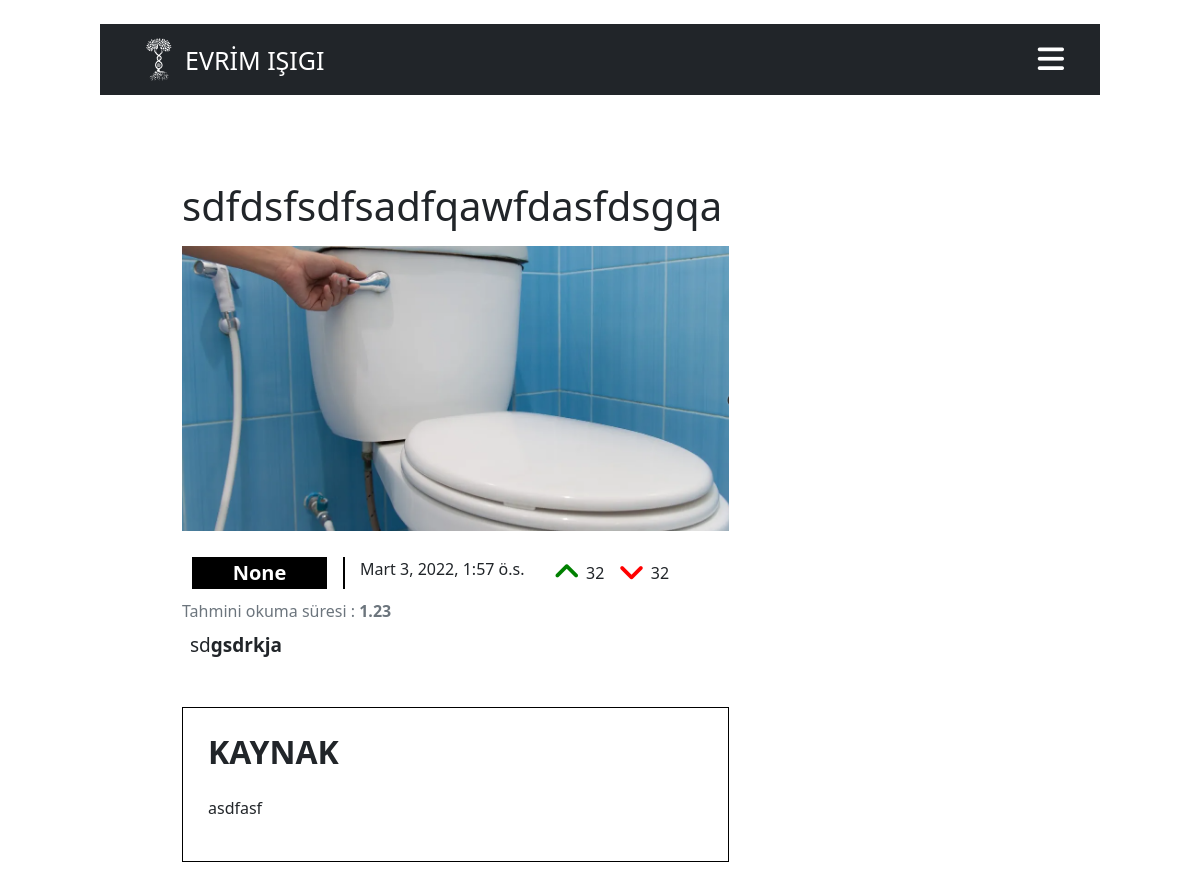
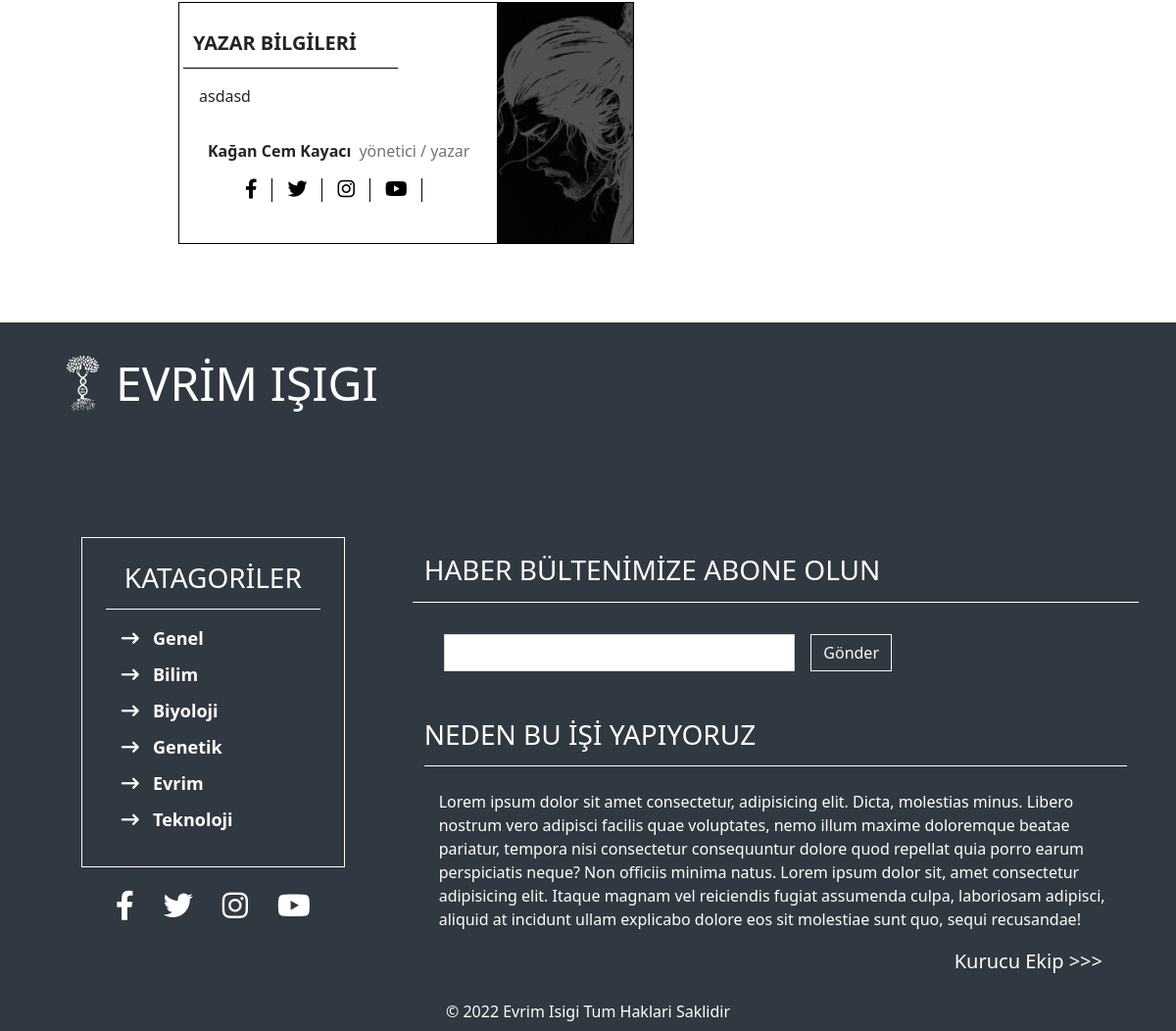
The app's page /blog/sdfdsfsdfsadfqawfdasfdsgqa with its own data (2 pictures, top to bottom).
### genelsayfalar/models.py (models this page shows, shortened)
class Blog(models.Model):
    blogun_yazari=models.ForeignKey(Yazar, on_delete=models.CASCADE)
    title= models.CharField(max_length=200 ,verbose_name="Başlık")
    description = RichTextField( verbose_name="Blog İçeriği")
    image = models.ImageField(upload_to="genelsayfalar", verbose_name="Blogun Fotoğrafı")
    is_active=models.BooleanField(default=False , verbose_name="Aktif Blog")
    is_home = models.BooleanField(default=False, verbose_name="Ana Sayfada Göster")
    manset=models.BooleanField(default=False,verbose_name="Manşet Alanında  Göster")
    blogun_kategorisi=models.ManyToManyField(Catagories ,verbose_name="Kategoriler")
    yayimlanma_tarihi = models.DateTimeField()
    slug  = models.SlugField(null=False ,blank=True,unique=True, db_index=True,editable=False )
    kaynakca=RichTextField(verbose_name="Kaynakça")

class Yazar(models.Model):
    yazar_adi=models.OneToOneField("auth.User", verbose_name="yazar adi", on_delete=models.CASCADE)
    isim=models.CharField(max_length=500 ,verbose_name="yazar adı ve soyadı" , default="kadir")
    yazar_pozisyonu=models.CharField(max_length=50 , null=True)
    instagram_adresi=models.URLField(max_length=500 , null=True , blank=True)
    facebook_adresi=models.URLField(max_length=500 , null=True , blank=True)
    youtube_adresi=models.URLField(max_length=500 , null=True , blank=True)
    twitter_adresi=models.URLField(max_length=500 , null=True , blank=True)
    web_site=models.URLField(max_length=500 , null=True , blank=True)
    yazar_aciklama=RichTextField(blank=True)
    yazar_resim = models.ImageField(upload_to="genelsayfalar" )

class Catagories(models.Model):
    name = models.CharField(max_length=200)
    is_active=models.BooleanField(default=True)
    slug  = models.SlugField(null=False ,blank=True , unique=True, db_index=True , editable=False)

### genelsayfalar/views.py (the view)
# urls.py: path("blog/<slug:slug>" , views.blog_detay , name="detay"),
def blog_detay(request , slug):
    context={
        "blog":Blog.objects.get(slug=slug),
        "kategori":Catagories.objects.filter(is_active=True),
        "kategori_slug":Blog.objects.get(slug=slug),
        "nav_blogs":Blog.objects.filter(is_active=True)[::-1]
    }
    return render(request, "genelsayfalar/blog_detay/blog_detay.html" ,context)

### genelsayfalar/templates/genelsayfalar/blog_detay/blog_detay.html (shortened to what this page needs)
{% extends 'base.html' %}
{% load static %}
{% block css_files %}
    <link rel="stylesheet" href=" {% static 'genelsayfalar/css/blog_detay.css' %} ">
    <link rel="stylesheet" href=" {% static 'genelsayfalar/css/anasayfa.css' %} ">
{% endblock css_files %}
{% block content %}
<div class="col-md-9 col-12 mb-5 p-3 mx-auto">
    <div class=" detay_container container-fluid   ">
        <div class="row">
            <div class="col-xl-8 col-12 me-auto p-3">
                {% include "genelsayfalar/blog_detay/partials/_blog_content.html" %}
            </div>
            <div class="col-4 p-3">
            </div>
        </div>
    </div>
</div>
{% endblock content %}

### genelsayfalar/templates/genelsayfalar/blog_detay/partials/_blog_content.html
{% load static %}
<div class="blog_detay_header">
    <h1 class="kategori_detay_header">{{blog.title}}</h1>
</div>
<div class="blog_detay_img_container my-3">
    <img class="img-fluid" src="{{blog.image.url}}" alt="">
</div>
<div class="blog_detay_info_container d-flex flex-wrap">
    <div class="blog_info_katageori me-3">
        <a href="">
            {{blog.blogun_kategorisi.name}}
        </a>
    </div>
    <div class="d-flex flex-row blog_detay_bilgi_mobil ">
        <div class="blog_detay_time">
            <span>{{blog.yayimlanma_tarihi}}</span>
        </div>
        <div class="blog_like_container">
            <div class="like mx-3">
                <a href="#">
                    <i class="fa-solid fa-angle-up"></i>
                </a>
                <span class="ms-2">32</span>
            </div>
            <div class="dislike">
                <a href="#">
                    <i class="fa-solid fa-angle-down"></i>
                </a>
                <span class="ms-2">32</span>
            </div>
        </div>
    </div>
</div>
<div class="okuma_zamani ms-3 mt-3 m-sm-0 ">
    <span class="text-muted"> Tahmini okuma süresi : <b>1.23</b></span>
</div>
<div class="blog_detay_content p-2">
    {{blog.description|safe}}
</div>
<div class="kaynak my-4  ">
    <div class="kaynak_baslik">
        <h2 class="mb-4">KAYNAK</h2>
    </div>
    <div class="kaynak_icerik">
        {{blog.kaynakca|safe}}
    </div>
</div>
<div class="author_information_container ">
    <div class="row ">
        <div class="author_information_content col-sm-8 col-12 mx-auto p-3">
            <div class="author_information">
                <span>YAZAR BİLGİLERİ</span>
            </div>
            <div class="author_information_text my-2 ms-3 my-3 w-75">
                {{blog.blogun_yazari.yazar_aciklama|safe}}
            </div>
            <div class="author_position align-self-end">
                <div class="author_name me-2">
                    <span> <strong> {{blog.blogun_yazari.yazar_adi.get_full_name|title}}</strong></span>
                </div>
                <span class="text-muted"> {{blog.blogun_yazari.yazar_pozisyonu}}</span>
            </div>
            <div class="author_social mt-3 align-self-center">
                <div class="social ">
                    <a href="{{blog.blogun_yazari.facebook_adresi}}">
                        <i class="fa-brands fa-facebook-f"></i>
                    </a>
                </div>
                <div class="social ">
                    <a href="{{blog.blogun_yazari.twitter_adresi}}">
                        <i class="fa-brands fa-twitter"></i>
                    </a>
                </div>
                <div class="social ">
                    <a href="{{blog.blogun_yazari.instagram_adresi}}">
                        <i class="fa-brands fa-instagram"></i>
                    </a>
                </div>
                <div class="social">
                    <a href="{{blog.blogun_yazari.youtube_adresi}}">
                        <i class="fa-brands fa-youtube"></i>
                    </a>
                </div>
            </div>
        </div>
        <div class="author_img_container col-sm-4 col-12 mx-auto">
            <img class="img-fluid" src="{{blog.blogun_yazari.yazar_resim.url}}" alt="">
        </div>
    </div>
</div>

### templates/partials/_footer.html (shortened to what this page needs)
<footer>
    <div class="container p-2 h-100">
        <div class="col-12 mt-4">
            <div class="logo ms-3">
                <span class="display-5 ms-1 text-white"><strong>EVRİM IŞIGI</strong></span>
            </div>
        </div>
        <div class="row mt-5">
            <div class="col-lg-4 col-12 d-flex flex-column align-items-center justify-content-center  ">
                <div class="menu_items footer_kategoriler p-4  w-75">
                    <h3>KATAGORİLER</h3>
                    <ul id="navbar_item" class="navbar-nav footer_kategori_item ms-3 my-2 mb-lg-0">
                        {% for kategori in kategori  %}
                        <li class="nav-item">
                            <i class="fa-solid fa-arrow-right-long"></i>
                            <a aria-current="page" href=" {% url 'kategori' kategori.slug %} ">{{kategori.name}}</a>
                        </li>
                        {% endfor %}
                    </ul>
                </div>
                <div class="footer_social_container mt-4">
                    <div class="footer_social ">
                        <a href="">
                            <i class="fa-brands fa-facebook-f"></i>
                        </a>
                    </div>
                    <div class="footer_social ">
                        <a href="">
                            <i class="fa-brands fa-twitter"></i>
                        </a>
                    </div>
                    <div class="footer_social ">
                        <a href="">
                            <i class="fa-brands fa-instagram"></i>
                        </a>
                    </div>
                    <div class="footer_social">
                        <a href="">
                            <i class="fa-brands fa-youtube"></i>
                        </a>
                    </div>
                </div>
            </div>
            <div class="col-lg-8 col-12  p-4  mt-lg-4 footer_aciklama ">
                <div class="row mt-5 haber_bulteni">
                    <h3>HABER BÜLTENİMİZE ABONE OLUN</h3>
                    <form>
                        <div class="haber_bulteni_input mt-4">
                            <input type="email" class="form-control " id="exampleInputEmail1" aria-describedby="emailHelp">
                            <button type="submit" class="btn btn-outline-light ms-3">Gönder</button>
                        </div>
                    </form>
                </div>
                <h3 class="mt-5" >NEDEN BU İŞİ YAPIYORUZ</h3>
                <p class="mt-4">
                    Lorem ipsum dolor sit amet consectetur, adipisicing elit. Dicta, molestias minus. Libero nostrum vero adipisci facilis quae voluptates, nemo illum maxime doloremque beatae pariatur, tempora nisi consectetur consequuntur dolore quod repellat quia porro earum perspiciatis neque? Non officiis minima natus. Lorem ipsum dolor sit, amet consectetur adipisicing elit. Itaque magnam vel reiciendis fugiat assumenda culpa, laboriosam adipisci, aliquid at incidunt ullam explicabo dolore eos sit molestiae sunt quo, sequi recusandae!
                </p>
                <a href="#">
                    Kurucu Ekip >>>
                </a>
            </div>
        </div>
        <div class="footer_size_description">
            <span>© 2022 Evrim Isigi Tum Haklari Saklidir</span>
        </div>
    </div>
</footer>

### static/base_static/base.css (style rules this page uses)
:root { --font_katagori : 'Montserrat', sans-serif; }
body { box-sizing: border-box; }
@media only screen and (max-width: 1400px) { .menu_items { display: none; } }
footer { width: 100%; background-color: #303841; z-index: 8; position: relative; top: 150px; }
.logo { display: flex; align-items: center; }
.footer_kategoriler { border: thin solid white; display: flex; flex-direction: column; }
.footer_kategoriler h3 { padding-bottom:15px ; border-bottom: thin solid white; color: white; text-align: center; }
.footer_kategori_item li i { font-size: 18px ; color: white; }
.footer_kategori_item li { margin-bottom: 10px; }
.footer_kategori_item li a { font-size: 18px; font-weight: bold; color: white; text-decoration: none; margin-left: 10px; }
.footer_aciklama h3 { padding-bottom:15px ; border-bottom: thin solid white; color: white; }
.footer_aciklama p { color: white; margin-left: 15px; }
.footer_aciklama a { text-decoration: none; color: white; font-size: 20px; display: block; text-align: end; margin-right: 25px; }
.haber_bulteni_input { width: 100%; display: flex; margin-left: 20px; }
.haber_bulteni_input input { border-radius: 0px; width: 50%; }
.haber_bulteni form { width: 100%; height: 100%; }
.haber_bulteni button { border-radius:0px ; }
.footer_size_description { color: white; display: flex; align-items: center; justify-content: center; }
.footer_social_container { display: flex; flex-direction: row; }
.footer_social a { text-decoration: none; }
.footer_social { padding: 0px 15px; }
.footer_social a i { font-size: 30px; color: white; }

### genelsayfalar/static/genelsayfalar/css/blog_detay.css (style rules this page uses)
.detay_container { position: relative; top: 150px; }
.blog_detay_img_container { width: 100%; }
.blog_detay_img_container img { width: 100%; height: auto; }
.blog_detay_info_container { width: 100%; padding: 10px; display: flex; flex-direction: row; align-items: center; }
.blog_info_katageori { width: 135px; height: 32px; background-color: black; display: flex; align-items: center; justify-content: center; }
.blog_info_katageori a { display: inline; text-decoration: none; font-size: 20px; font-weight: bold; font-family: 'Segoe UI', Tahoma, Geneva, Verdana, sans-serif; color: white; }
.blog_detay_time { border-left: 2px solid black; padding: 0px 15px; }
.blog_like_container { display: flex; flex-direction: row; align-items: center; }
.like, .dislike { display: flex; align-items: center; justify-content: center; }
.like a, .dislike a { text-decoration: none; }
.like i { color: green; font-size: 30px; }
.dislike i { color: red; font-size: 30px; }
.blog_detay_content { font-size: 19px; word-wrap: break-word; }
.kaynak { border: thin solid black; padding: 25px; }
.kaynak h2 { font-weight: bold; }
.kaynak_icerik { word-wrap: break-word; }
.author_information_container { display: flex; width: 85%; border: thin solid black; }
.author_information { border-bottom: thin solid black; display: flex; align-items: center; padding: 10px; width: 75%; }
.author_information span { font-weight: bold; font-size: 20px; }
.author_information_content { display: flex; flex-direction: column; }
.author_position { display: flex; flex-direction: row; }
.author_img_container { overflow: hidden; }
.author_img_container img { width: 100%; height: 100%; object-fit: cover; object-position: 50% 50%; }
.author_information_text { display: -webkit-box; -webkit-line-clamp: 5; -webkit-box-orient: vertical; overflow: hidden; word-wrap: break-word; text-align: justify; font-size: 16px; }
.author_social { display: flex; flex-direction: row; }
.social a { text-decoration: none; }
.social { border-right: thin solid black; padding: 0px 15px; }
.social a i { font-size: 20px; color: black; }

### genelsayfalar/static/genelsayfalar/css/anasayfa.css (style rules this page uses)
.blog_like_container { display: flex; flex-direction: row; align-items: center; justify-content: center; }

### records on screen
Blog: title "sdfdsfsdfsadfqawfdasfdsgqa", image (picture), blogun_kategorisi.name "None", yayimlanma_tarihi "Mart 3, 2022, 1:57 ö.s.", description "sd gsdrkja", kaynakca "asdfasf", blogun_yazari.yazar_aciklama "asdasd", blogun_yazari.yazar_adi.get_full_name "Kağan Cem Kayacı", blogun_yazari.yazar_pozisyonu "yönetici / yazar", blogun_yazari.yazar_resim (picture)
Catagories: name "Genel"
Catagories: name "Bilim"
Catagories: name "Biyoloji"
Catagories: name "Genetik"
Catagories: name "Evrim"
Catagories: name "Teknoloji"
